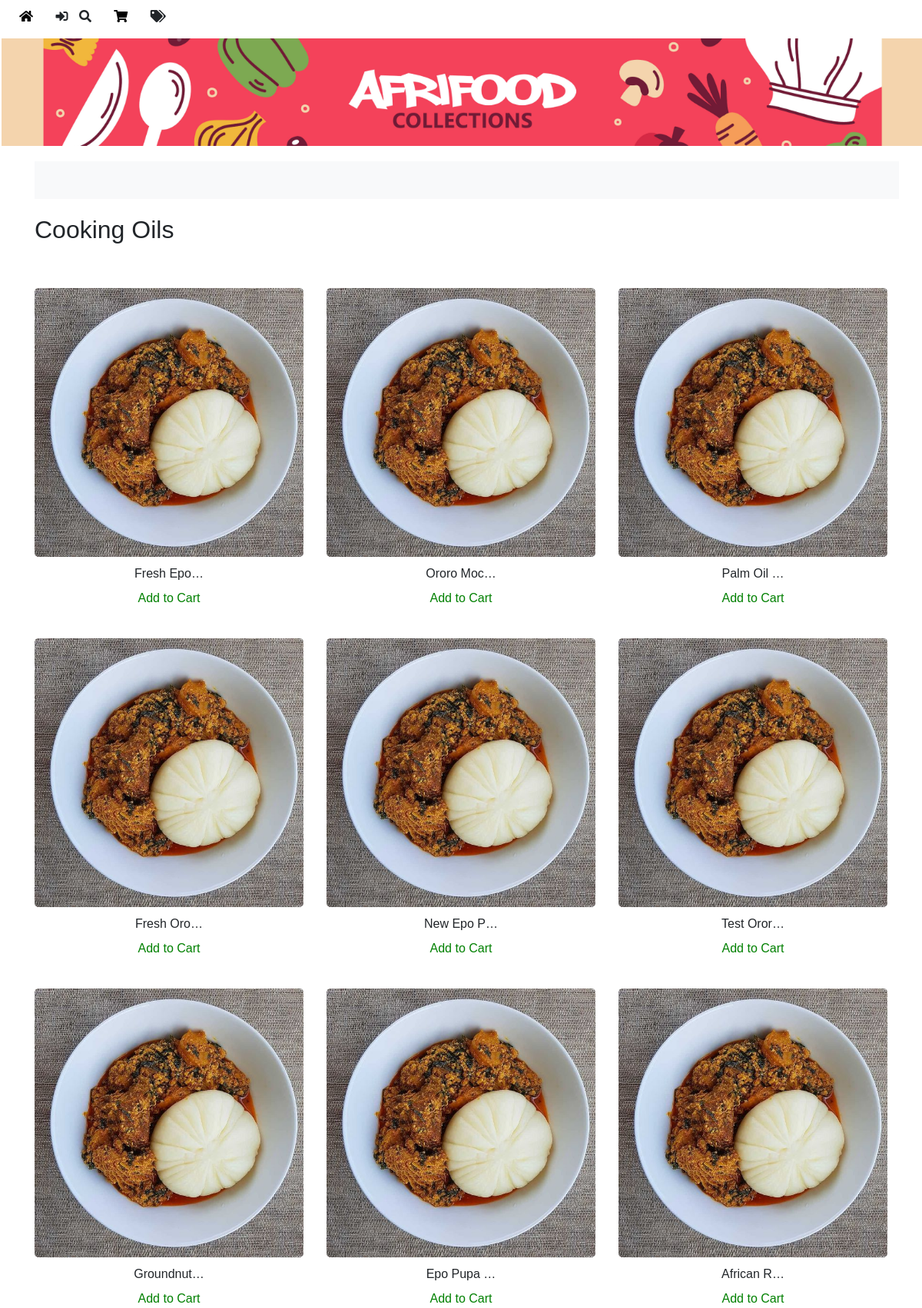
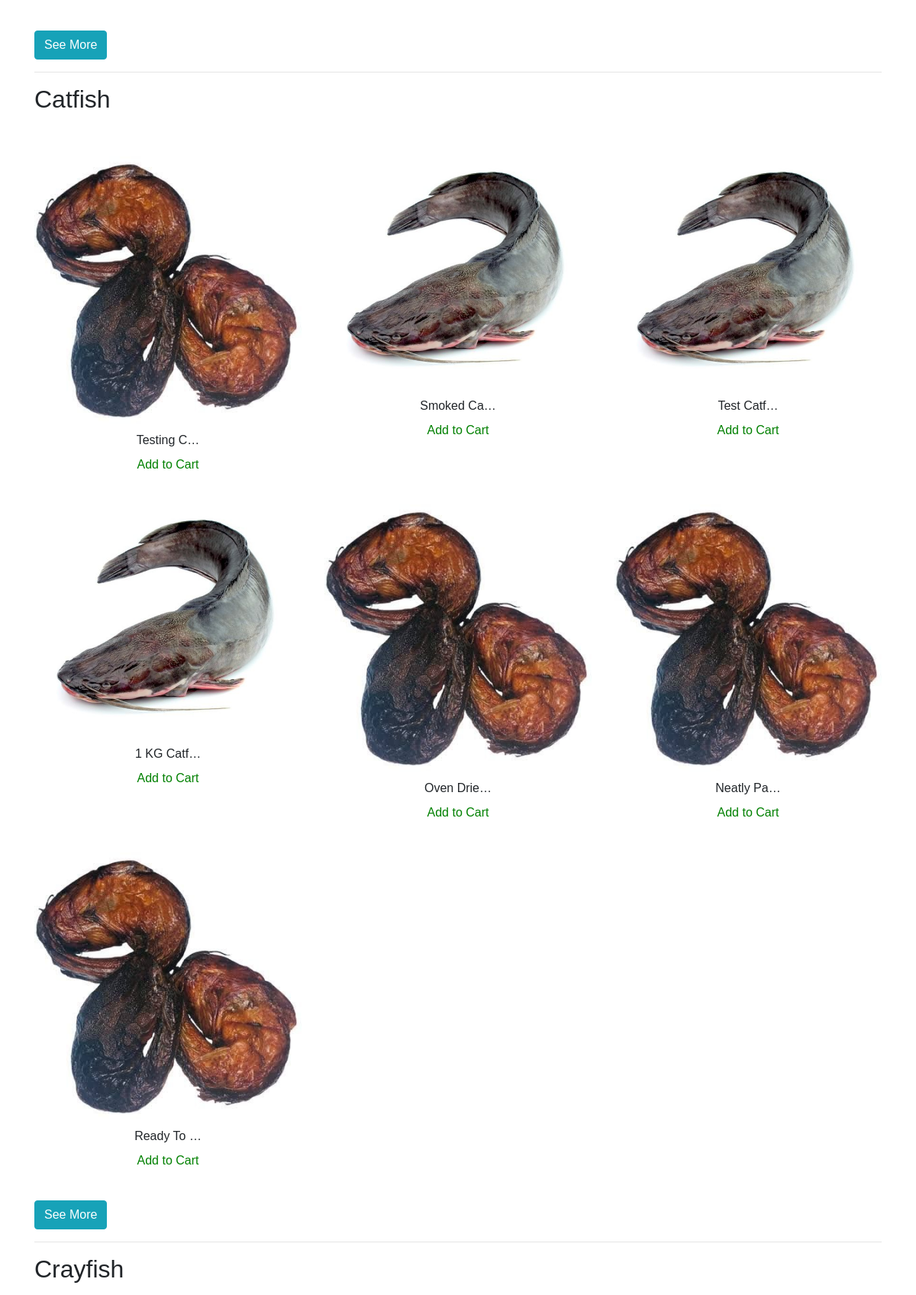
/market/ (upper part), run on the app's committed database (2 pictures, top to bottom).
### afri_food/models.py (models this page shows, shortened)
class Oil(models.Model):
    title = models.CharField(max_length=100)
    litres = models.FloatField(help_text="Enter the volume in litres")
    in_stock = models.BooleanField(default=True, help_text="Is this item in stock?")
    price = models.FloatField(help_text="Enter the price of the item")
    subcategory = models.ForeignKey(Subcategory, on_delete=models.CASCADE)
    images = GenericRelation(Image)
    comments = GenericRelation(Comment)

class Image(models.Model):
    content_type = models.ForeignKey(ContentType, on_delete=models.CASCADE)
    object_id = models.PositiveIntegerField()
    content_object = GenericForeignKey('content_type', 'object_id')
    image = models.ImageField(upload_to='images/')

class CatFish(models.Model):
    title = models.CharField(max_length=100)
    kg = models.FloatField(help_text="Enter the weight in kg")
    in_stock = models.BooleanField(default=True, help_text="Is this item in stock?")
    price = models.FloatField(help_text="Enter the price of the item")
    subcategory = models.ForeignKey(Subcategory, on_delete=models.CASCADE)
    images = GenericRelation(Image)
    comments = GenericRelation(Comment)

### afri_food/views.py (the view, shortened to what this page needs)
# urls.py: path("market/", views.market, name='market'),
def market(request):
    user = request.user
    recent_oils = annotate_with_model_name(Oil.objects.order_by('-id')[:12], 'oil')
    recent_crayfish = annotate_with_model_name(CrayFish.objects.order_by('-id')[:12], 'crayfish')
    recent_catfish = annotate_with_model_name(CatFish.objects.order_by('-id')[:12], 'catfish')
    recent_ponmo_by_kg = annotate_with_model_name(PonmoByKg.objects.order_by('-id')[:12], 'ponmobykg')
    recent_ponmo_by_piece = annotate_with_model_name(PonmoByPiece.objects.order_by('-id')[:12], 'ponmobypiece')
    context = {
        'recent_oils': recent_oils,
        'recent_crayfish': recent_crayfish,
        'recent_catfish': recent_catfish,
        'recent_ponmo_by_kg': recent_ponmo_by_kg,
        'recent_ponmo_by_piece': recent_ponmo_by_piece,
        'user': user
    }
    return render(request, 'market/market.html', context)

### afri_food/context_processors.py (called while the page is built)
def cart_item_count(request):
    if request.user.is_authenticated:
        cart_item_count = CartItem.objects.filter(cart__user=request.user).count()
    else:
        cart_item_count = 0
    return {
        'cart_item_count': cart_item_count
    }

### afri_food/model_annotate.py (called while the page is built)
def annotate_with_model_name(queryset, model_name):
        for item in queryset:
            item.model_name = model_name
        return queryset

### afri_food/templates/market/market.html (shortened to what this page needs)
{% extends 'market/layout.html' %}
{% load static %}
{% block body %}
<div class="container" style="top: 20px; position: relative;">
  <div class="scrolling-text-container">
    <div class="scrolling-text">
    </div>
  </div>
  <div style="margin-top: 70px;" class="row">
    <div class="col">
      <h2>Cooking Oils</h2>
      <br>
      <div class="row">
        {% for oil in recent_oils %}
          {% if oil.images.exists %}
            <div class="col-4 d-flex flex-column align-items-center">
              <br>
              <a href="{% url 'product_detail' model=oil.model_name id=oil.id %}" class="d-flex flex-column align-items-center">
                <img
                  class="img-fluid product-image"
                  loading="lazy"
                  alt="{{oil.title}}"
                  src="{{ oil.images.first.image.url }}"
                />
                <span>{{ oil.title|truncatechars:10 }}</span> </a>
                 {% if oil.in_cart %}
                  <p type="button" style="color: red;" class="mt-2 remove-from-cart" data-product-type="{{ oil.model_name }}" data-item-id="{{ oil.id }}">Remove Cart</p>
                {% else %}
                  <p type="button" style="color: green;" class="mt-2 add-to-cart" data-product-type="{{ oil.model_name }}" data-item-id="{{ oil.id }}">Add to Cart</p>
                {% endif %}
            </div>
          {% endif %}
        {% endfor %}
      </div>
      <br>
      <a href="{% url 'oils' %}">
        <span class="btn btn-info">See More</span>
      </a>
      <hr>
      <h2>Catfish</h2>
      <br>
      <div class="row">
        {% for catfish in recent_catfish %}
          {% if catfish.images.exists %}
            <div class="col-4 d-flex flex-column align-items-center">
              <br>
              <a href="{% url 'product_detail' model=catfish.model_name id=catfish.id %}" class="d-flex flex-column align-items-center">
                <img
                  class="img-fluid product-image"
                  loading="lazy"
                  alt="{{catfish.title}}"
                  src="{{ catfish.images.first.image.url }}"
                />
                <span>{{catfish.title|truncatechars:10}}</span>
              </a>
              {% if catfish.in_cart %}
                  <p style="color: red;" class="mt-2 remove-from-cart" data-product-type="{{ catfish.model_name }}" data-item-id="{{ catfish.id }}">Remove from Cart</p>
                {% else %}
                  <p style="color: green;" class="mt-2 add-to-cart" data-product-type="{{ catfish.model_name }}" data-item-id="{{ catfish.id }}">Add to Cart</p>
                {% endif %}
            </div>
          {% endif %}
        {% endfor %}
      </div>
      <br>
      <a href="{% url 'catfish' %}">
        <span class="btn btn-info">See More</span>
      </a>
      <hr>
      <h2>Crayfish</h2>
      <br>
      <br>
      <br>
      <br>
      <br>
      <br>
    </div>
  </div>
</div>
{% endblock %}

### afri_food/static/afri_food/global.css (style rules this page uses)
body { margin: 0; line-height: normal; background-image: url("/static/afri_food/public/ewe-palm-1@2x.png"); background-size: cover; background-position: center; background-repeat: no-repeat; }
a { text-decoration: none; color: inherit; }

### afri_food/static/afri_food/checkout.css (style rules this page uses)
.container, .first-name-last-name-parent { align-self: stretch; display: flex; justify-content: flex-start; }
.container { overflow: hidden; flex-direction: row; align-items: flex-start; padding: var(--padding-lg) var(--padding-48xl) var(--padding-lgi); position: relative; font-size: var(--font-size-16xl); color: var(--color-white); }

### afri_food/static/afri_food/market.css (style rules this page uses)
.add-to-cart { position: relative; font-size: var(--font-size-xs); font-weight: 500; font-family: var(--font-inter); color: var(--color-white); text-align: left; display: inline-block; min-width: 67px; }

### afri_food/templates/market/layout.html (style rules this page uses)
a { color: inherit; text-decoration: none; }

### afri_food/templates/market/market.html (style rules this page uses)
.scrolling-text-container { width: 100%; overflow: hidden; position: absolute; white-space: nowrap; background-color: #f8f9fa; padding: 10px 0; }
.scrolling-text { display: inline-block; padding-left: 100%; animation: scroll-text 15s linear infinite; font-size: 1.2rem; }
.product-image { border-radius: 5px; margin-bottom: 10px; }

### data on the page
Oil: images.first.image (picture), title "Fresh Epo…"
Oil: images.first.image (picture), title "Ororo Moc…"
Oil: images.first.image (picture), title "Palm Oil …"
Oil: images.first.image (picture), title "Fresh Oro…"
Oil: images.first.image (picture), title "New Epo P…"
Oil: images.first.image (picture), title "Test Oror…"
Oil: images.first.image (picture), title "Groundnut…"
Oil: images.first.image (picture), title "Epo Pupa …"
Oil: images.first.image (picture), title "African R…"
CatFish: images.first.image (picture), title "Testing C…"
CatFish: images.first.image (picture), title "Smoked Ca…"
CatFish: images.first.image (picture), title "Test Catf…"
CatFish: images.first.image (picture), title "1 KG Catf…"
CatFish: images.first.image (picture), title "Oven Drie…"
CatFish: images.first.image (picture), title "Neatly Pa…"
CatFish: images.first.image (picture), title "Ready To …"
